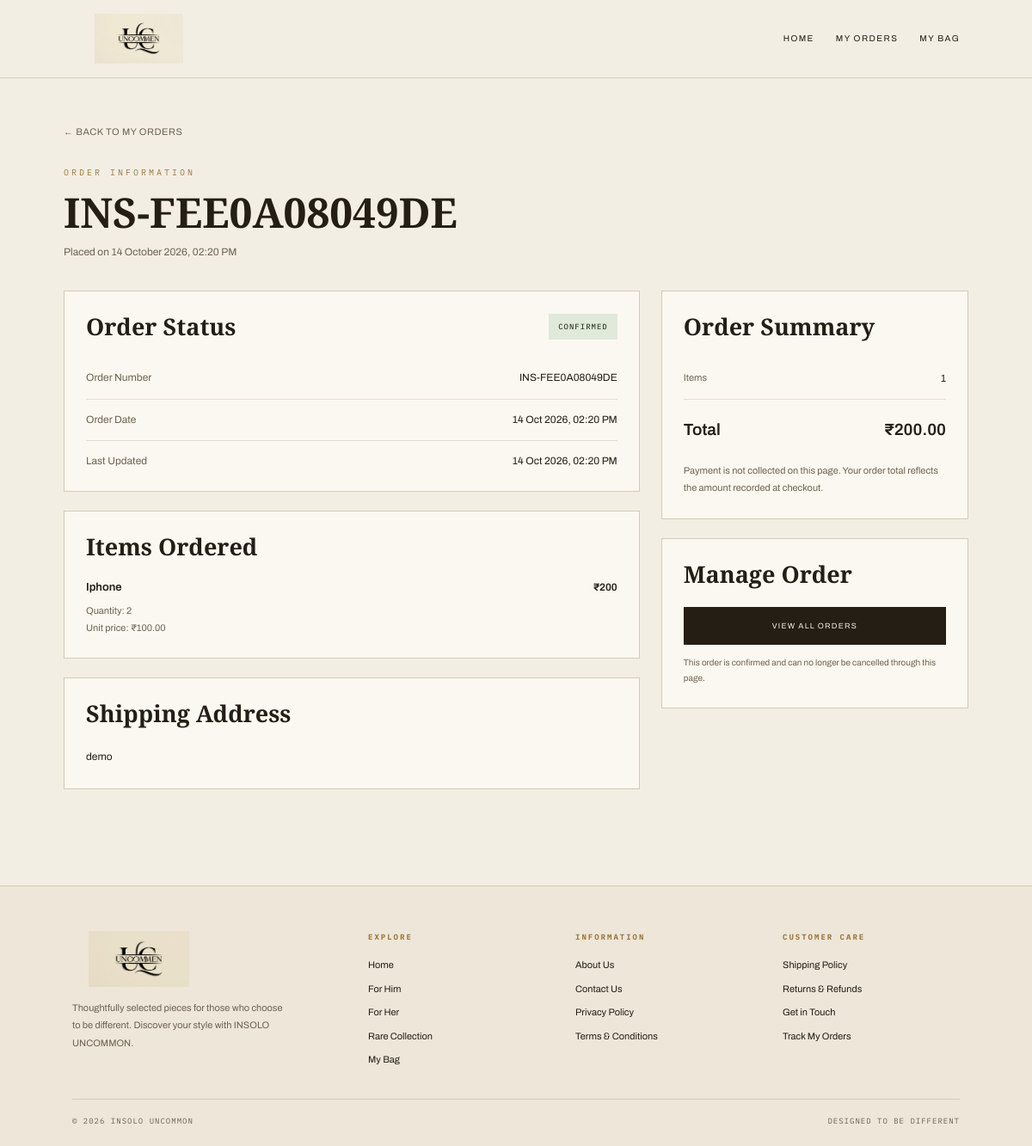
Before: /my-orders/INS-FEE0A08049DE/ (signed in) with the older database file.
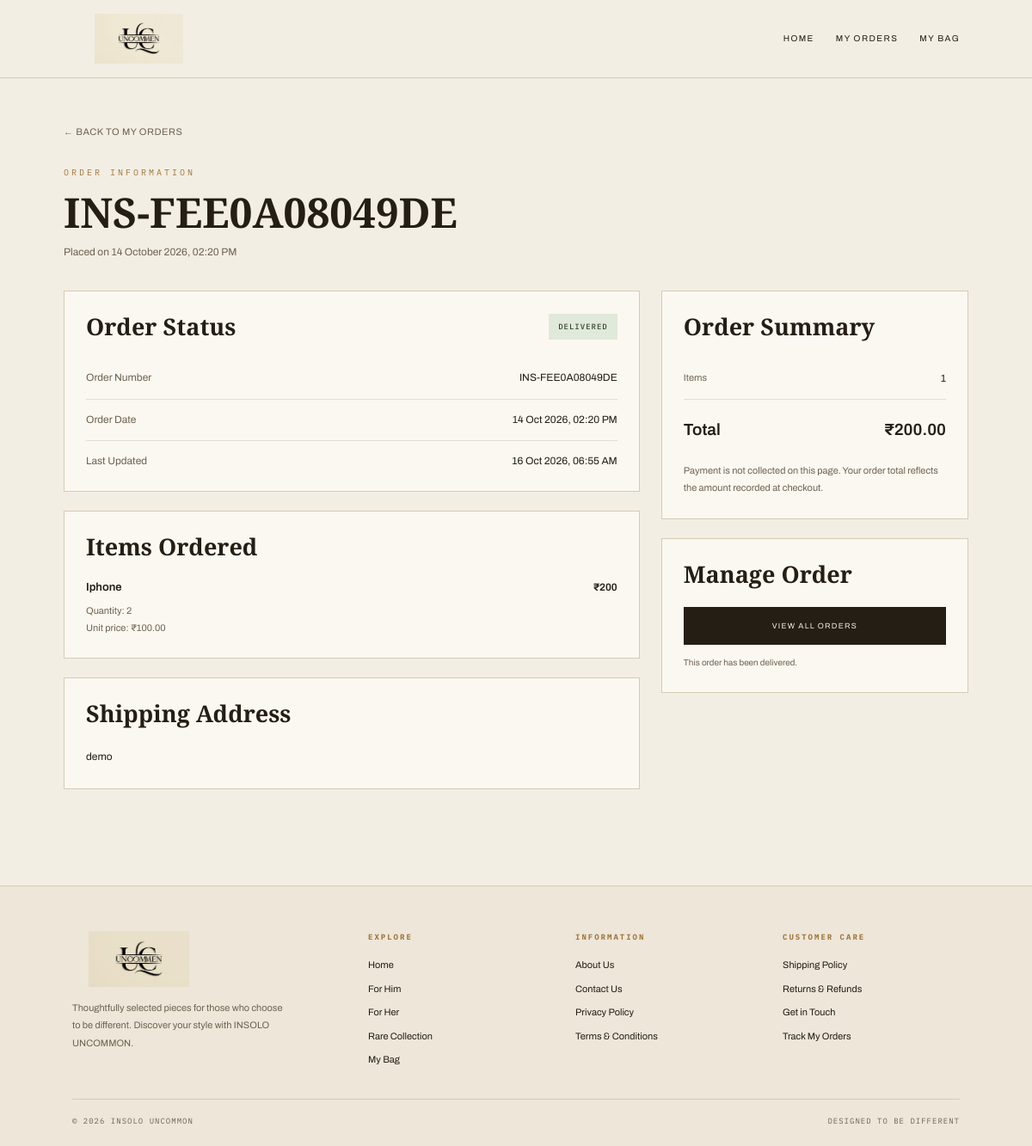
After: the same page with the newer database file.
### customer/models.py (models this page shows, shortened)
class Order(models.Model):
    STATUS_CHOICES = [
        ("PENDING", "Pending"),
        ("CONFIRMED", "Confirmed"),
        ("SHIPPED", "Shipped"),
        ("DELIVERED", "Delivered"),
        ("CANCELLED", "Cancelled"),
    ]
    customer = models.ForeignKey(
        Customer,
        on_delete=models.CASCADE,
        related_name="orders",
    )
    order_number = models.CharField(max_length=30, unique=True)
    total_amount = models.DecimalField(max_digits=10, decimal_places=2)
    status = models.CharField(
        max_length=20,
        choices=STATUS_CHOICES,
        default="PENDING",
    )
    shipping_address = models.TextField()
    created_at = models.DateTimeField(auto_now_add=True)
    updated_at = models.DateTimeField(auto_now=True)

### customer/views.py (the view)
def order_detail(request, order_number):
    customer = get_logged_in_customer(request)
    if not customer:
        return redirect("login")
    order = get_object_or_404(
        Order.objects.prefetch_related("items__product"),
        order_number=order_number,
        customer=customer,
    )
    return render(request, "customer/order_detail.html", {
        "customer": customer,
        "order": order,
    })

### customer/views.py (called while the page is built)
def get_logged_in_customer(request):
    customer_id = request.session.get("customer_id")
    if not customer_id:
        return None
    return Customer.objects.filter(id=customer_id).first()

### templates/customer/order_detail.html (shortened to what the changed rows need)
{% load static %}
<!DOCTYPE html>
<html lang="en">
<head>
</head>
<body>
<main class="container">
    <a href="{% url 'my_orders' %}" class="back-link">
        &larr; BACK TO MY ORDERS
    </a>
    <p class="eyebrow">ORDER INFORMATION</p>
    <h1>{{ order.order_number }}</h1>
    <p class="subtitle">
        Placed on {{ order.created_at|date:"d F Y, h:i A" }}
    </p>
    <div class="layout">
        <section>
            <div class="panel">
                <div class="status-row">
                    <h2 class="panel-title" style="margin-bottom: 0;">
                        Order Status
                    </h2>
                    <span class="status
                        {% if order.status == 'PENDING' %}status-pending
                        {% elif order.status == 'CONFIRMED' %}status-confirmed
                        {% elif order.status == 'SHIPPED' %}status-shipped
                        {% elif order.status == 'DELIVERED' %}status-delivered
                        {% elif order.status == 'CANCELLED' %}status-cancelled
                        {% endif %}">
                        {{ order.get_status_display|upper }}
                    </span>
                </div>
                <div class="info-row">
                    <span class="info-label">Order Number</span>
                    <span class="info-value">{{ order.order_number }}</span>
                </div>
                <div class="info-row">
                    <span class="info-label">Order Date</span>
                    <span class="info-value">
                        {{ order.created_at|date:"d M Y, h:i A" }}
                    </span>
                </div>
                <div class="info-row">
                    <span class="info-label">Last Updated</span>
                    <span class="info-value">
                        {{ order.updated_at|date:"d M Y, h:i A" }}
                    </span>
                </div>
            </div>
            <div class="panel">
                <h2 class="panel-title">Items Ordered</h2>
            </div>
            <div class="panel">
                <h2 class="panel-title">Shipping Address</h2>
                <p class="address">
                    {{ order.shipping_address|linebreaksbr }}
                </p>
            </div>
        </section>
        <aside>
            <div class="panel">
                <h2 class="panel-title">Order Summary</h2>
                <div class="summary-row">
                    <span class="muted">Items</span>
                    <span>{{ order.items.count }}</span>
                </div>
                <div class="summary-row total-row">
                    <span>Total</span>
                    <span>₹{{ order.total_amount|floatformat:2 }}</span>
                </div>
            </div>
            <div class="panel">
                <h2 class="panel-title">Manage Order</h2>
                <a href="{% url 'my_orders' %}" class="primary-button">
                    VIEW ALL ORDERS
                </a>
                {% if order.status == 'PENDING' %}
                    <form
                        method="POST"
                        action="{% url 'cancel_order' order.order_number %}"
                        class="cancel-form"
                    >
                        {% csrf_token %}
                        <button type="submit" class="cancel-button">
                            CANCEL ORDER
                        </button>
                    </form>
                    <p class="cancel-note">
                        You can cancel this order while its status is Pending.
                        Once it is confirmed or processed, cancellation will
                        no longer be available.
                    </p>
                {% else %}
                    <p class="cancel-note">
                        {% if order.status == 'CANCELLED' %}
                            This order has been cancelled.
                        {% elif order.status == 'CONFIRMED' %}
                            This order is confirmed and can no longer be
                            cancelled through this page.
                        {% elif order.status == 'SHIPPED' %}
                            This order has shipped and can no longer be
                            cancelled through this page.
                        {% elif order.status == 'DELIVERED' %}
                            This order has been delivered.
                        {% endif %}
                    </p>
                {% endif %}
            </div>
        </aside>
    </div>
</main>
</body>
</html>

Changed rows visible on the page:
changed Order "INS-FEE0A08049DE": status "CONFIRMED" → "DELIVERED"; updated_at "14 Oct 2026, 02:20 PM" → "16 Oct 2026, 06:55 AM"
Other visible differences:
text no longer shown: "This order is confirmed and can no longer be cancelled through this page."
text now shown: "This order has been delivered."
